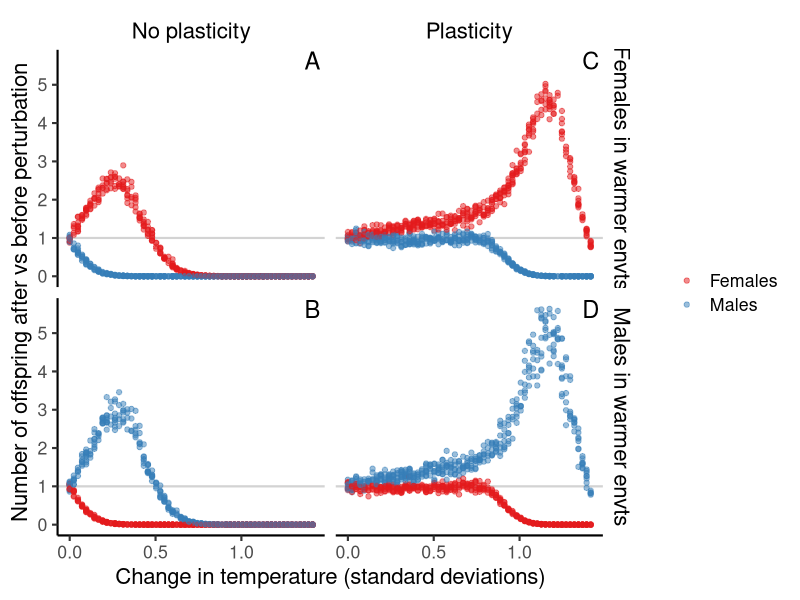
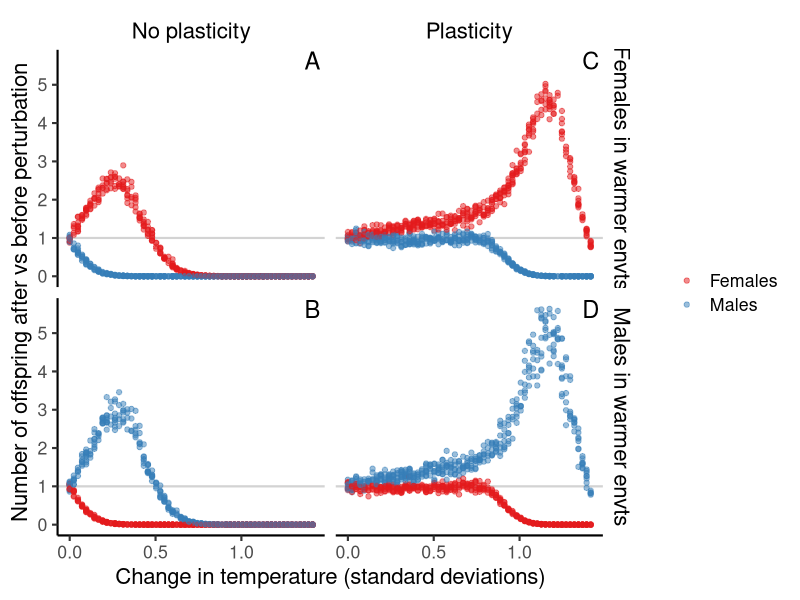

R code for these plots, in order:
library("tidyverse")


the_data <- read.table(
        file="summary_all.csv", 
    sep=";", 
    header=T) %>% mutate(
        temp_plasticity = if_else(mu_tb > 0,"ON","OFF")
    ) %>% filter(
        time >= max(time) - 950
    )

# find out the different times pre and post perturbation
time_pre_post <- the_data %>% 
    dplyr::select(matches(match = "surviving_.*_juvs_")) %>%  # select column containing surviving_
    names() %>% # then get the column names of these columns
    gsub(pattern=".*?(\\d+)$",x=., replacement="\\1") %>%  # keep the numbers only
    as.numeric() %>% 
    unique() %>%
    sort()

the_data <- the_data %>% mutate(
   freq_fem_pre = !!rlang::sym(paste0("surviving_female_juvs_",time_pre_post[1])),
   freq_fem_post = !!rlang::sym(paste0("surviving_female_juvs_",time_pre_post[2])),
   freq_male_pre = !!rlang::sym(paste0("surviving_male_juvs_",time_pre_post[1])),
   freq_male_post = !!rlang::sym(paste0("surviving_male_juvs_",time_pre_post[2])),
   freq_fem_fraction = freq_fem_post / freq_fem_pre,
   freq_male_fraction = freq_male_post / freq_male_pre
)

the_data_l <- the_data %>% pivot_longer(
    cols = c(freq_fem_fraction, freq_male_fraction),
    names_to = "juvenile_type",
    values_to = "fraction"
) %>% mutate(
    label = if_else(
        grepl(
            pattern="fem",juvenile_type),"Females","Males"),
    panel_label = if_else(
        mu_tb == 0, "No plasticity", "Plasticity"
    ),
    panel_label2 = if_else(
        mu_tb == 0, "A", "B"
    ),
    female_warmer = if_else(toptm <= toptf, "Females in warmer envts", "Males in warmer envts")
)

label_data <- as.data.frame(
    expand.grid(
        panel_label = unique(the_data_l$panel_label),
        female_warmer = unique(the_data_l$female_warmer)
    )
) %>% arrange(
    panel_label,
    desc(female_warmer)
)
label_data$identifier <- LETTERS[1:nrow(label_data)]

subdat <- the_data_l %>% 
    filter(grepl(x = file, pattern="sim_seasonal_tsd_18_03_2026_152608_.*")) %>%
    filter(intercept_change == max(intercept_change))

ggplot(data = the_data_l, 
       mapping = aes(x = intercept_change / 0.707, y = fraction)) +
    geom_hline(yintercept = 1, colour = "lightgrey", linewidth = 0.75) +
    geom_point(mapping = aes(colour = label), alpha = 0.5) +
    scale_colour_brewer(palette = "Set1") +
    labs(x = "Change in temperature (standard deviations)",
         y = "Number of offspring after vs before perturbation") +
    facet_grid(female_warmer ~ panel_label) + 
    scale_y_continuous(breaks = seq(0,5,1)) +
    guides(colour = guide_legend(title = NULL)) +
    geom_text(size = 6, 
              data = label_data, 
              mapping = aes(x = max(the_data_l$intercept_change / 0.707), 
                            y = max(the_data_l$fraction), 
                            label = identifier)) +
    theme_classic(base_size = 16) +
    theme(strip.background = element_rect(colour = "transparent")
          , strip.text = element_text(size = 16, colour = "#000000"))  

ggsave(filename="main_ms_plot.pdf", width=12, height=8)
